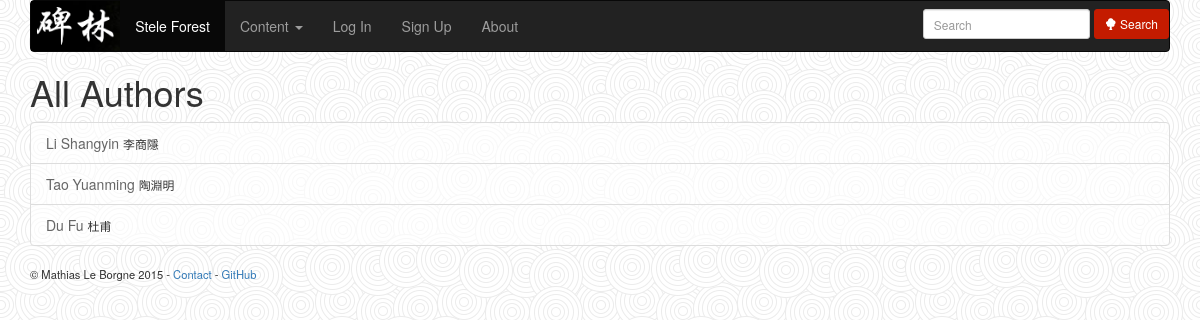
Page /authors on the earlier database version.
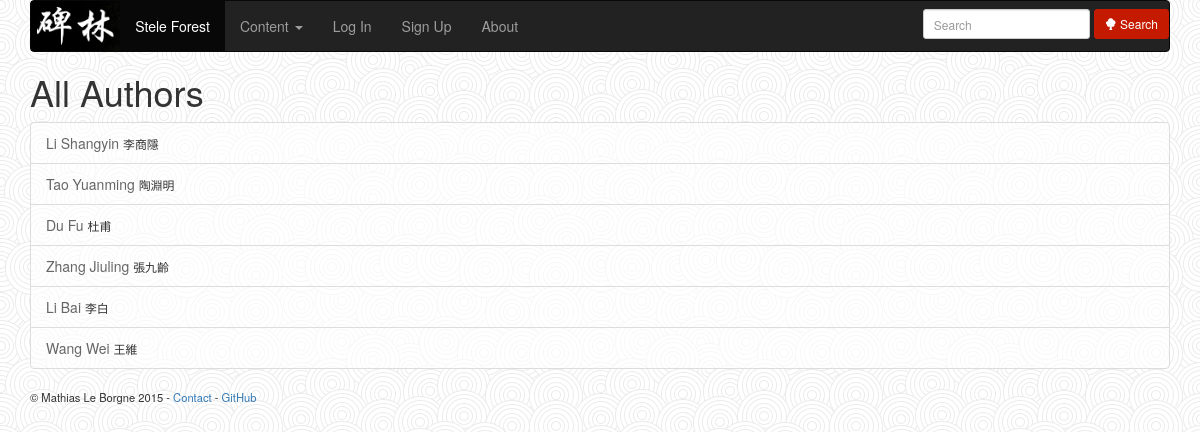
Same page on the later database version.
### texts/models.py (models this page shows, shortened)
class Author(models.Model):
    name_chinese = models.CharField(max_length=42)
    name_pinyin = models.CharField(max_length=42)
    year_birth = models.CharField(null=True, max_length=100)
    year_death = models.CharField(null=True, max_length=100)
    biography = models.TextField(null=True)

### texts/views.py (the view)
# urls.py: url(r'^authors$', AuthorList.as_view(), name='authors'),
class AuthorList(ListView):
    model = Author
    context_object_name = "authors"
    template_name = make_template_name("authors")

### texts/templates/texts/authors.html (shortened to what this page needs)
{% extends "base.html" %}
{% block content %}
<h1>All Authors</h1>
<ul class="list-group">
{% for author in authors %}
  <li class="list-group-item">
    <a href="{% url "author_page" author.id %}">{{ author.name_pinyin }}</a>
    <small>{{ author.name_chinese }}</small>
  </li>
{% empty %}
    <p>No author to display</p>
{% endfor %}
</ul>
{% endblock %}

Differences in the rows shown:
added Author: name_pinyin "Zhang Jiuling", name_chinese "張九齡"
added Author: name_pinyin "Li Bai", name_chinese "李白"
added Author: name_pinyin "Wang Wei", name_chinese "王維"
